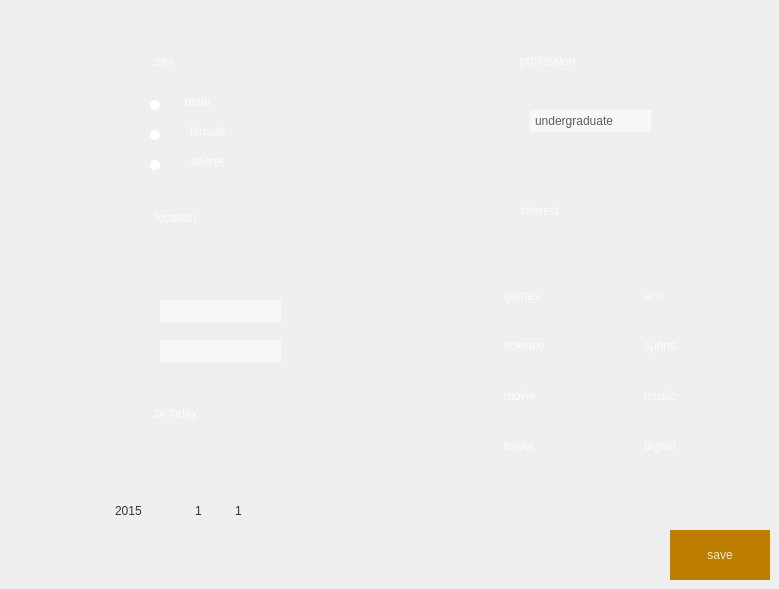
     <widget class="QWidget" name="setting_tab">
      <attribute name="title">
       <string>setting</string>
      </attribute>
      <widget class="QPushButton" name="pushButton_5">
       <property name="geometry">
        <rect>
         <x>160</x>
         <y>90</y>
         <width>75</width>
         <height>23</height>
        </rect>
       </property>
       <property name="styleSheet">
        <string notr="true">
QPushButton 
{
	background-color: rgba(255, 255, 255, 0);
font: 14pt &quot;Century Gothic&quot;;
color: rgba(255, 255, 255, 200);
	border-radius: 0px; 
}
QPushButton:hover 
{ 
	color: rgba(0, 0, 192, 200);
}
QPushButton:pressed
{
	
	color: rgba(0, 0, 170, 200);
}</string>
       </property>
       <property name="text">
        <string>male</string>
       </property>
       <property name="flat">
        <bool>true</bool>
       </property>
      </widget>
      <widget class="QLabel" name="label_23">
       <property name="geometry">
        <rect>
         <x>105</x>
         <y>50</y>
         <width>30</width>
         <height>30</height>
        </rect>
       </property>
       <property name="styleSheet">
        <string notr="true">border-image: url(:/icons/User Profile.png);</string>
       </property>
       <property name="text">
        <string/>
       </property>
      </widget>
      <widget class="QLabel" name="label_24">
       <property name="geometry">
        <rect>
         <x>105</x>
         <y>400</y>
         <width>30</width>
         <height>30</height>
        </rect>
       </property>
       <property name="styleSheet">
        <string notr="true">border-image: url(:/icons/Like.png);</string>
       </property>
       <property name="text">
        <string/>
       </property>
      </widget>
      <widget class="QPushButton" name="pushButton_6">
       <property name="geometry">
        <rect>
         <x>170</x>
         <y>120</y>
         <width>75</width>
         <height>23</height>
        </rect>
       </property>
       <property name="styleSheet">
        <string notr="true">
QPushButton 
{
	background-color: rgba(255, 255, 255, 0);
font: 14pt &quot;Century Gothic&quot;;
color: rgba(255, 255, 255, 200);
	border-radius: 0px; 
}
QPushButton:hover 
{ 
	color: rgba(0, 0, 192, 200);
}
QPushButton:pressed
{
	
	color: rgba(0, 0, 170, 200);
}</string>
       </property>
       <property name="text">
        <string>female</string>
       </property>
       <property name="flat">
        <bool>true</bool>
       </property>
      </widget>
      <widget class="QLabel" name="label_25">
       <property name="geometry">
        <rect>
         <x>460</x>
         <y>200</y>
         <width>30</width>
         <height>30</height>
        </rect>
       </property>
       <property name="styleSheet">
        <string notr="true">border-image: url(:/icons/Like.png);</string>
       </property>
       <property name="text">
        <string/>
       </property>
      </widget>
      <widget class="QLabel" name="label_26">
       <property name="geometry">
        <rect>
         <x>155</x>
         <y>197</y>
         <width>141</width>
         <height>41</height>
        </rect>
       </property>
       <property name="styleSheet">
        <string notr="true">color: rgba(255, 255, 255, 180);
font: 24pt &quot;Century Gothic&quot;;</string>
       </property>
       <property name="text">
        <string>location</string>
       </property>
      </widget>
      <widget class="QLabel" name="label_27">
       <property name="geometry">
        <rect>
         <x>155</x>
         <y>392</y>
         <width>140</width>
         <height>41</height>
        </rect>
       </property>
       <property name="styleSheet">
        <string notr="true">color: rgba(255, 255, 255, 180);
font: 24pt &quot;Century Gothic&quot;;</string>
       </property>
       <property name="text">
        <string>birthday</string>
       </property>
      </widget>
      <widget class="QLabel" name="label_28">
       <property name="geometry">
        <rect>
         <x>150</x>
         <y>130</y>
         <width>10</width>
         <height>10</height>
        </rect>
       </property>
       <property name="styleSheet">
        <string notr="true">background-color: rgb(255, 255, 255);
border-radius: 5px; </string>
       </property>
       <property name="text">
        <string/>
       </property>
      </widget>
      <widget class="QLabel" name="label_29">
       <property name="geometry">
        <rect>
         <x>155</x>
         <y>40</y>
         <width>51</width>
         <height>41</height>
        </rect>
       </property>
       <property name="styleSheet">
        <string notr="true">color: rgba(255, 255, 255, 180);
font: 24pt &quot;Century Gothic&quot;;</string>
       </property>
       <property name="text">
        <string>sex</string>
       </property>
      </widget>
      <widget class="QLabel" name="label_30">
       <property name="geometry">
        <rect>
         <x>460</x>
         <y>50</y>
         <width>30</width>
         <height>30</height>
        </rect>
       </property>
       <property name="styleSheet">
        <string notr="true">border-image: url(:/icons/Like.png);</string>
       </property>
       <property name="text">
        <string/>
       </property>
      </widget>
      <widget class="QLabel" name="label_31">
       <property name="geometry">
        <rect>
         <x>520</x>
         <y>40</y>
         <width>161</width>
         <height>41</height>
        </rect>
       </property>
       <property name="styleSheet">
        <string notr="true">color: rgba(255, 255, 255, 180);
font: 24pt &quot;Century Gothic&quot;;</string>
       </property>
       <property name="text">
        <string>profession</string>
       </property>
      </widget>
      <widget class="QLabel" name="label_32">
       <property name="geometry">
        <rect>
         <x>150</x>
         <y>100</y>
         <width>10</width>
         <height>10</height>
        </rect>
       </property>
       <property name="styleSheet">
        <string notr="true">background-color: rgb(255, 255, 255);
border-radius: 5px; </string>
       </property>
       <property name="text">
        <string/>
       </property>
      </widget>
      <widget class="QLabel" name="label_33">
       <property name="geometry">
        <rect>
         <x>520</x>
         <y>190</y>
         <width>121</width>
         <height>41</height>
        </rect>
       </property>
       <property name="styleSheet">
        <string notr="true">color: rgba(255, 255, 255, 180);
font: 24pt &quot;Century Gothic&quot;;</string>
       </property>
       <property name="text">
        <string>interest</string>
       </property>
      </widget>
      <widget class="QLabel" name="label_34">
       <property name="geometry">
        <rect>
         <x>105</x>
         <y>200</y>
         <width>30</width>
         <height>38</height>
        </rect>
       </property>
       <property name="styleSheet">
        <string notr="true">border-image: url(:/icons/Location Pin.png);</string>
       </property>
       <property name="text">
        <string/>
       </property>
      </widget>
      <widget class="QLabel" name="label_35">
       <property name="geometry">
        <rect>
         <x>150</x>
         <y>160</y>
         <width>10</width>
         <height>10</height>
        </rect>
       </property>
       <property name="styleSheet">
        <string notr="true">background-color: rgb(255, 255, 255);
border-radius: 5px; </string>
       </property>
       <property name="text">
        <string/>
       </property>
      </widget>
      <widget class="QPushButton" name="pushButton_7">
       <property name="geometry">
        <rect>
         <x>170</x>
         <y>150</y>
         <width>75</width>
         <height>23</height>
        </rect>
       </property>
       <property name="styleSheet">
        <string notr="true">
QPushButton 
{
	background-color: rgba(255, 255, 255, 0);
font: 14pt &quot;Century Gothic&quot;;
color: rgba(255, 255, 255, 200);
	border-radius: 0px; 
}
QPushButton:hover 
{ 
	color: rgba(0, 0, 192, 200);
}
QPushButton:pressed
{
	
	color: rgba(0, 0, 170, 200);
}</string>
       </property>
       <property name="text">
        <string>secret</string>
       </property>
       <property name="flat">
        <bool>true</bool>
       </property>
      </widget>
      <widget class="QComboBox" name="provinces">
       <property name="geometry">
        <rect>
         <x>160</x>
         <y>300</y>
         <width>121</width>
         <height>22</height>
        </rect>
       </property>
       <property name="styleSheet">
        <string notr="true">QComboBox{border:0px;outline: 0px;font: 8pt &quot;Century Gothic&quot;;color: rgba(0, 0, 0, 200);}
QComboBox{background-color: rgba(255,255,255,150);}
QComboBox::down-arrow{image:url(:/small_unit/down.png);}
QComboBox::drop-down{border:0px;}
QComboBox::drop-down{background:transparent;}
QComboBox QAbstractItemView {    
	color:rgba(0, 0, 0, 192);
	background-color:rgba(255,255,255,150);
      selection-background-color:rgba(64, 64, 64, 64)
  }
QComboBox QScrollBar
{
    width:8px;
    background:rgba(0,0,0,0);
    margin:0px,0px,0px,0px;
    padding-top:9px;  
    padding-bottom:9px;
}

QComboBox QScrollBar::handle:vertical
{
    width:8px;
    background:rgba(0,0,0,25%);
    border-radius:4px;
    min-height:20;
}

QComboBox QScrollBar::handle:vertical:hover
{
    width:8px;
    background:rgba(0,0,0,50%);  
    border-radius:4px;
    min-height:20;
}

QComboBox QScrollBar::add-line:vertical  
{
    height:9px;width:8px;
    border-image:url(:/small_unit/add-line_vertical.png);
    subcontrol-position:bottom;
}

QComboBox QScrollBar::sub-line:vertical   
{
    height:9px;width:8px;
    border-image:url(:/small_unit/sub-line_vertical.png);
    subcontrol-position:top;
}

QComboBox QScrollBar::add-line:vertical:hover 
{
    height:9px;width:8px;
    border-image:url(:/small_unit/add-line_vertical.png);
    subcontrol-position:bottom;
}

QComboBox QScrollBar::sub-line:vertical:hover 
{
    height:9px;width:8px;
    border-image:url(:/small_unit/sub-line_vertical.png);
    subcontrol-position:top;
}
QComboBox QScrollBar::add-page:vertical
{
    background:rgba(0,0,0,10%);
    border-radius:4px;
}
QComboBox QScrollBar::sub-page:vertical
{
    background:rgba(0,0,0,10%);
    border-radius:4px;
} </string>
       </property>
      </widget>
      <widget class="QComboBox" name="citys">
       <property name="geometry">
        <rect>
         <x>160</x>
         <y>340</y>
         <width>121</width>
         <height>22</height>
        </rect>
       </property>
       <property name="styleSheet">
        <string notr="true">QComboBox{border:0px;outline: 0px;font: 8pt &quot;Century Gothic&quot;;color: rgba(0, 0, 0, 200);}
QComboBox{background-color: rgba(255,255,255,150);}
QComboBox::down-arrow{image:url(:/small_unit/down.png);}
QComboBox::drop-down{border:0px;}
QComboBox::drop-down{background:transparent;}
QComboBox QAbstractItemView {    
	color:rgba(0, 0, 0, 192);
	background-color:rgba(255,255,255,150);
      selection-background-color:rgba(64, 64, 64, 64)
  }
QComboBox QScrollBar
{
    width:8px;
    background:rgba(0,0,0,0);
    margin:0px,0px,0px,0px;
    padding-top:9px;  
    padding-bottom:9px;
}

QComboBox QScrollBar::handle:vertical
{
    width:8px;
    background:rgba(0,0,0,25%);
    border-radius:4px;
    min-height:20;
}

QComboBox QScrollBar::handle:vertical:hover
{
    width:8px;
    background:rgba(0,0,0,50%);  
    border-radius:4px;
    min-height:20;
}

QComboBox QScrollBar::add-line:vertical  
{
    height:9px;width:8px;
    border-image:url(:/small_unit/add-line_vertical.png);
    subcontrol-position:bottom;
}

QComboBox QScrollBar::sub-line:vertical   
{
    height:9px;width:8px;
    border-image:url(:/small_unit/sub-line_vertical.png);
    subcontrol-position:top;
}

QComboBox QScrollBar::add-line:vertical:hover 
{
    height:9px;width:8px;
    border-image:url(:/small_unit/add-line_vertical.png);
    subcontrol-position:bottom;
}

QComboBox QScrollBar::sub-line:vertical:hover 
{
    height:9px;width:8px;
    border-image:url(:/small_unit/sub-line_vertical.png);
    subcontrol-position:top;
}
QComboBox QScrollBar::add-page:vertical
{
    background:rgba(0,0,0,10%);
    border-radius:4px;
}
QComboBox QScrollBar::sub-page:vertical
{
    background:rgba(0,0,0,10%);
    border-radius:4px;
} </string>
       </property>
      </widget>
      <widget class="QComboBox" name="comboBox_4">
       <property name="geometry">
        <rect>
         <x>530</x>
         <y>110</y>
         <width>121</width>
         <height>22</height>
        </rect>
       </property>
       <property name="styleSheet">
        <string notr="true">QComboBox{border:0px;outline: 0px;font: 8pt &quot;Century Gothic&quot;;color: rgba(50, 50, 50, 200);}
QComboBox{background-color: rgba(255,255,255,150);}
QComboBox::down-arrow{image:url(:/small_unit/down.png);}
QComboBox::drop-down{border:0px;}
QComboBox::drop-down{background:transparent;}
QComboBox QAbstractItemView {    
	color:rgba(255, 255, 255, 192);
	background-color:rgba(255,255,255,150);
      selection-background-color:rgba(64, 64, 64, 64)
  }
QComboBox QScrollBar
{
    width:8px;
    background:rgba(0,0,0,0);
    margin:0px,0px,0px,0px;
    padding-top:9px;  
    padding-bottom:9px;
}

QComboBox QScrollBar::handle:vertical
{
    width:8px;
    background:rgba(0,0,0,25%);
    border-radius:4px;
    min-height:20;
}

QComboBox QScrollBar::handle:vertical:hover
{
    width:8px;
    background:rgba(0,0,0,50%);  
    border-radius:4px;
    min-height:20;
}

QComboBox QScrollBar::add-line:vertical  
{
    height:9px;width:8px;
    border-image:url(:/small_unit/add-line_vertical.png);
    subcontrol-position:bottom;
}

QComboBox QScrollBar::sub-line:vertical   
{
    height:9px;width:8px;
    border-image:url(:/small_unit/sub-line_vertical.png);
    subcontrol-position:top;
}

QComboBox QScrollBar::add-line:vertical:hover 
{
    height:9px;width:8px;
    border-image:url(:/small_unit/add-line_vertical.png);
    subcontrol-position:bottom;
}

QComboBox QScrollBar::sub-line:vertical:hover 
{
    height:9px;width:8px;
    border-image:url(:/small_unit/sub-line_vertical.png);
    subcontrol-position:top;
}
QComboBox QScrollBar::add-page:vertical
{
    background:rgba(0,0,0,10%);
    border-radius:4px;
}
QComboBox QScrollBar::sub-page:vertical
{
    background:rgba(0,0,0,10%);
    border-radius:4px;
} </string>
       </property>
       <item>
        <property name="text">
         <string>undergraduate</string>
        </property>
       </item>
      </widget>
      <widget class="QComboBox" name="comboBox_5">
       <property name="geometry">
        <rect>
         <x>110</x>
         <y>500</y>
         <width>69</width>
         <height>22</height>
        </rect>
       </property>
       <property name="styleSheet">
        <string notr="true">QComboBox{border:0px;outline: 0px;font: 14pt &quot;Century Gothic&quot;;color: rgba(0, 0, 0, 200);}
QComboBox{background-color:transparent;}
QComboBox::down-arrow{image:url(:/small_unit/down.png);}
QComboBox::drop-down{border:0px;}
QComboBox::drop-down{background:transparent;}
QComboBox QAbstractItemView {    
	color:rgba(0, 0, 0, 192);
	background-color:rgba(255,255,255,150);
      selection-background-color:rgba(64, 64, 64, 64)
  }
QComboBox QScrollBar
{
    width:8px;
    background:rgba(0,0,0,0);
    margin:0px,0px,0px,0px;
    padding-top:9px;  
    padding-bottom:9px;
}

QComboBox QScrollBar::handle:vertical
{
    width:8px;
    background:rgba(0,0,0,25%);
    border-radius:4px;
    min-height:20;
}

QComboBox QScrollBar::handle:vertical:hover
{
    width:8px;
    background:rgba(0,0,0,50%);  
    border-radius:4px;
    min-height:20;
}

QComboBox QScrollBar::add-line:vertical  
{
    height:9px;width:8px;
    border-image:url(:/small_unit/add-line_vertical.png);
    subcontrol-position:bottom;
}

QComboBox QScrollBar::sub-line:vertical   
{
    height:9px;width:8px;
    border-image:url(:/small_unit/sub-line_vertical.png);
    subcontrol-position:top;
}

QComboBox QScrollBar::add-line:vertical:hover 
{
    height:9px;width:8px;
    border-image:url(:/small_unit/add-line_vertical.png);
    subcontrol-position:bottom;
}

QComboBox QScrollBar::sub-line:vertical:hover 
{
    height:9px;width:8px;
    border-image:url(:/small_unit/sub-line_vertical.png);
    subcontrol-position:top;
}
QComboBox QScrollBar::add-page:vertical
{
    background:rgba(0,0,0,10%);
    border-radius:4px;
}
QComboBox QScrollBar::sub-page:vertical
{
    background:rgba(0,0,0,10%);
    border-radius:4px;
} </string>
       </property>
       <item>
        <property name="text">
         <string>2015</string>
        </property>
       </item>
       <item>
        <property name="text">
         <string>2014</string>
        </property>
       </item>
       <item>
        <property name="text">
         <string>2013</string>
        </property>
       </item>
       <item>
        <property name="text">
         <string>2012</string>
        </property>
       </item>
       <item>
        <property name="text">
         <string>2011</string>
        </property>
       </item>
       <item>
        <property name="text">
         <string>2010</string>
        </property>
       </item>
       <item>
        <property name="text">
         <string>2009</string>
        </property>
       </item>
       <item>
        <property name="text">
         <string>2008</string>
        </property>
       </item>
       <item>
        <property name="text">
         <string>2007</string>
        </property>
       </item>
       <item>
        <property name="text">
         <string>2006</string>
        </property>
       </item>
       <item>
        <property name="text">
         <string>2005</string>
        </property>
       </item>
       <item>
        <property name="text">
         <string>2004</string>
        </property>
       </item>
       <item>
        <property name="text">
         <string>2003</string>
        </property>
       </item>
       <item>
        <property name="text">
         <string>2002</string>
        </property>
       </item>
       <item>
        <property name="text">
         <string>2001</string>
        </property>
       </item>
       <item>
        <property name="text">
         <string>2000</string>
        </property>
       </item>
       <item>
        <property name="text">
         <string>1999</string>
        </property>
       </item>
       <item>
        <property name="text">
         <string>1998</string>
        </property>
       </item>
       <item>
        <property name="text">
         <string>1997</string>
        </property>
       </item>
       <item>
        <property name="text">
         <string>1996</string>
        </property>
       </item>
       <item>
        <property name="text">
         <string>1995</string>
        </property>
       </item>
       <item>
        <property name="text">
         <string>1994</string>
        </property>
       </item>
      </widget>
      <widget class="QComboBox" name="comboBox_11">
       <property name="geometry">
        <rect>
         <x>190</x>
         <y>500</y>
         <width>41</width>
         <height>22</height>
        </rect>
       </property>
       <property name="styleSheet">
        <string notr="true">QComboBox{border:0px;outline: 0px;font: 14pt &quot;Century Gothic&quot;;color: rgba(0, 0, 0, 200);}
QComboBox{background-color:transparent;}
QComboBox::down-arrow{image:url(:/small_unit/down.png);}
QComboBox::drop-down{border:0px;}
QComboBox::drop-down{background:transparent;}
QComboBox QAbstractItemView {    
	color:rgba(0, 0, 0, 192);
	background-color:rgba(255,255,255,150);
      selection-background-color:rgba(64, 64, 64, 64)
  }
QComboBox QScrollBar
{
    width:8px;
    background:rgba(0,0,0,0);
    margin:0px,0px,0px,0px;
    padding-top:9px;  
    padding-bottom:9px;
}

QComboBox QScrollBar::handle:vertical
{
    width:8px;
    background:rgba(0,0,0,25%);
    border-radius:4px;
    min-height:20;
}

QComboBox QScrollBar::handle:vertical:hover
{
    width:8px;
    background:rgba(0,0,0,50%);  
    border-radius:4px;
    min-height:20;
}

QComboBox QScrollBar::add-line:vertical  
{
    height:9px;width:8px;
    border-image:url(:/small_unit/add-line_vertical.png);
    subcontrol-position:bottom;
}

QComboBox QScrollBar::sub-line:vertical   
{
    height:9px;width:8px;
    border-image:url(:/small_unit/sub-line_vertical.png);
    subcontrol-position:top;
}

QComboBox QScrollBar::add-line:vertical:hover 
{
    height:9px;width:8px;
    border-image:url(:/small_unit/add-line_vertical.png);
    subcontrol-position:bottom;
}

QComboBox QScrollBar::sub-line:vertical:hover 
{
    height:9px;width:8px;
    border-image:url(:/small_unit/sub-line_vertical.png);
    subcontrol-position:top;
}
QComboBox QScrollBar::add-page:vertical
{
    background:rgba(0,0,0,10%);
    border-radius:4px;
}
QComboBox QScrollBar::sub-page:vertical
{
    background:rgba(0,0,0,10%);
    border-radius:4px;
} </string>
       </property>
       <item>
        <property name="text">
         <string>1</string>
        </property>
       </item>
       <item>
        <property name="text">
         <string>2</string>
        </property>
       </item>
       <item>
        <property name="text">
         <string>3</string>
        </property>
       </item>
       <item>
        <property name="text">
         <string>4</string>
        </property>
       </item>
       <item>
        <property name="text">
         <string>5</string>
        </property>
       </item>
       <item>
        <property name="text">
         <string>6</string>
        </property>
       </item>
       <item>
        <property name="text">
         <string>7</string>
        </property>
       </item>
       <item>
        <property name="text">
         <string>8</string>
        </property>
       </item>
       <item>
        <property name="text">
         <string>9</string>
        </property>
       </item>
       <item>
        <property name="text">
         <string>10</string>
        </property>
       </item>
       <item>
        <property name="text">
         <string>11</string>
        </property>
       </item>
       <item>
        <property name="text">
         <string>12</string>
        </property>
       </item>
      </widget>
      <widget class="QComboBox" name="comboBox_12">
       <property name="geometry">
        <rect>
         <x>230</x>
         <y>500</y>
         <width>41</width>
         <height>22</height>
        </rect>
       </property>
       <property name="styleSheet">
        <string notr="true">QComboBox{border:0px;outline: 0px;font: 14pt &quot;Century Gothic&quot;;color: rgba(0, 0, 0, 200);}
QComboBox{background-color:transparent;}
QComboBox::down-arrow{image:url(:/small_unit/down.png);}
QComboBox::drop-down{border:0px;}
QComboBox::drop-down{background:transparent;}
QComboBox QAbstractItemView {    
	color:rgba(0, 0, 0, 192);
	background-color:rgba(255,255,255,150);
      selection-background-color:rgba(64, 64, 64, 64)
  }
QComboBox QScrollBar
{
    width:8px;
    background:rgba(0,0,0,0);
    margin:0px,0px,0px,0px;
    padding-top:9px;  
    padding-bottom:9px;
}

QComboBox QScrollBar::handle:vertical
{
    width:8px;
    background:rgba(0,0,0,25%);
    border-radius:4px;
    min-height:20;
}

QComboBox QScrollBar::handle:vertical:hover
{
    width:8px;
    background:rgba(0,0,0,50%);  
    border-radius:4px;
    min-height:20;
}

QComboBox QScrollBar::add-line:vertical  
{
    height:9px;width:8px;
    border-image:url(:/small_unit/add-line_vertical.png);
    subcontrol-position:bottom;
}

QComboBox QScrollBar::sub-line:vertical   
{
    height:9px;width:8px;
    border-image:url(:/small_unit/sub-line_vertical.png);
    subcontrol-position:top;
}

QComboBox QScrollBar::add-line:vertical:hover 
{
    height:9px;width:8px;
    border-image:url(:/small_unit/add-line_vertical.png);
    subcontrol-position:bottom;
}

QComboBox QScrollBar::sub-line:vertical:hover 
{
    height:9px;width:8px;
    border-image:url(:/small_unit/sub-line_vertical.png);
    subcontrol-position:top;
}
QComboBox QScrollBar::add-page:vertical
{
    background:rgba(0,0,0,10%);
    border-radius:4px;
}
QComboBox QScrollBar::sub-page:vertical
{
    background:rgba(0,0,0,10%);
    border-radius:4px;
} </string>
       </property>
       <item>
        <property name="text">
         <string>1</string>
        </property>
       </item>
       <item>
        <property name="text">
         <string>2</string>
        </property>
       </item>
       <item>
        <property name="text">
         <string>3</string>
        </property>
       </item>
       <item>
        <property name="text">
         <string>4</string>
        </property>
       </item>
       <item>
        <property name="text">
         <string>5</string>
        </property>
       </item>
       <item>
        <property name="text">
         <string>6</string>
        </property>
       </item>
       <item>
        <property name="text">
         <string>7</string>
        </property>
       </item>
       <item>
        <property name="text">
         <string>8</string>
        </property>
       </item>
       <item>
        <property name="text">
         <string>9</string>
        </property>
       </item>
       <item>
        <property name="text">
         <string>10</string>
        </property>
       </item>
      </widget>
      <widget class="QCheckBox" name="checkBox">
       <property name="geometry">
        <rect>
         <x>480</x>
         <y>280</y>
         <width>121</width>
         <height>31</height>
        </rect>
       </property>
       <property name="styleSheet">
        <string notr="true">
QCheckBox {
spacing: 8px; 
background-color: rgba(255, 255, 255, 0);
font: 14pt &quot;Century Gothic&quot;;
color: rgba(255, 255, 255, 200);
}

QCheckBox::indicator {
	width: 16px;
	height: 16px;
}

QCheckBox::indicator:unchecked {
border-image: url(:/small_unit/unchecked.png);
}

QCheckBox::indicator:checked {
border-image: url(:/small_unit/checked.png);
}</string>
       </property>
       <property name="text">
        <string>games</string>
       </property>
      </widget>
      <widget class="QCheckBox" name="checkBox_2">
       <property name="geometry">
        <rect>
         <x>620</x>
         <y>380</y>
         <width>121</width>
         <height>31</height>
        </rect>
       </property>
       <property name="styleSheet">
        <string notr="true">
QCheckBox {
spacing: 8px; 
background-color: rgba(255, 255, 255, 0);
font: 14pt &quot;Century Gothic&quot;;
color: rgba(255, 255, 255, 200);
}

QCheckBox::indicator {
	width: 16px;
	height: 16px;
}

QCheckBox::indicator:unchecked {
border-image: url(:/small_unit/unchecked.png);
}

QCheckBox::indicator:checked {
border-image: url(:/small_unit/checked.png);
}</string>
       </property>
       <property name="text">
        <string>music</string>
       </property>
      </widget>
      <widget class="QCheckBox" name="checkBox_3">
       <property name="geometry">
        <rect>
         <x>480</x>
         <y>380</y>
         <width>121</width>
         <height>31</height>
        </rect>
       </property>
       <property name="styleSheet">
        <string notr="true">
QCheckBox {
spacing: 8px; 
background-color: rgba(255, 255, 255, 0);
font: 14pt &quot;Century Gothic&quot;;
color: rgba(255, 255, 255, 200);
}

QCheckBox::indicator {
	width: 16px;
	height: 16px;
}

QCheckBox::indicator:unchecked {
border-image: url(:/small_unit/unchecked.png);
}

QCheckBox::indicator:checked {
border-image: url(:/small_unit/checked.png);
}</string>
       </property>
       <property name="text">
        <string>movie</string>
       </property>
      </widget>
      <widget class="QCheckBox" name="checkBox_4">
       <property name="geometry">
        <rect>
         <x>620</x>
         <y>330</y>
         <width>121</width>
         <height>31</height>
        </rect>
       </property>
       <property name="styleSheet">
        <string notr="true">
QCheckBox {
spacing: 8px; 
background-color: rgba(255, 255, 255, 0);
font: 14pt &quot;Century Gothic&quot;;
color: rgba(255, 255, 255, 200);
}

QCheckBox::indicator {
	width: 16px;
	height: 16px;
}

QCheckBox::indicator:unchecked {
border-image: url(:/small_unit/unchecked.png);
}

QCheckBox::indicator:checked {
border-image: url(:/small_unit/checked.png);
}</string>
       </property>
       <property name="text">
        <string>sports</string>
       </property>
      </widget>
      <widget class="QCheckBox" name="checkBox_5">
       <property name="geometry">
        <rect>
         <x>480</x>
         <y>330</y>
         <width>121</width>
         <height>31</height>
        </rect>
       </property>
       <property name="styleSheet">
        <string notr="true">
QCheckBox {
spacing: 8px; 
background-color: rgba(255, 255, 255, 0);
font: 14pt &quot;Century Gothic&quot;;
color: rgba(255, 255, 255, 200);
}

QCheckBox::indicator {
	width: 16px;
	height: 16px;
}

QCheckBox::indicator:unchecked {
border-image: url(:/small_unit/unchecked.png);
}

QCheckBox::indicator:checked {
border-image: url(:/small_unit/checked.png);
}</string>
       </property>
       <property name="text">
        <string>science</string>
       </property>
      </widget>
      <widget class="QCheckBox" name="checkBox_6">
       <property name="geometry">
        <rect>
         <x>620</x>
         <y>280</y>
         <width>121</width>
         <height>31</height>
        </rect>
       </property>
       <property name="styleSheet">
        <string notr="true">
QCheckBox {
spacing: 8px; 
background-color: rgba(255, 255, 255, 0);
font: 14pt &quot;Century Gothic&quot;;
color: rgba(255, 255, 255, 200);
}

QCheckBox::indicator {
	width: 16px;
	height: 16px;
}

QCheckBox::indicator:unchecked {
border-image: url(:/small_unit/unchecked.png);
}

QCheckBox::indicator:checked {
border-image: url(:/small_unit/checked.png);
}</string>
       </property>
       <property name="text">
        <string>arts</string>
       </property>
      </widget>
      <widget class="QCheckBox" name="checkBox_7">
       <property name="geometry">
        <rect>
         <x>620</x>
         <y>430</y>
         <width>121</width>
         <height>31</height>
        </rect>
       </property>
       <property name="styleSheet">
        <string notr="true">
QCheckBox {
spacing: 8px; 
background-color: rgba(255, 255, 255, 0);
font: 14pt &quot;Century Gothic&quot;;
color: rgba(255, 255, 255, 200);
}

QCheckBox::indicator {
	width: 16px;
	height: 16px;
}

QCheckBox::indicator:unchecked {
border-image: url(:/small_unit/unchecked.png);
}

QCheckBox::indicator:checked {
border-image: url(:/small_unit/checked.png);
}</string>
       </property>
       <property name="text">
        <string>digital</string>
       </property>
      </widget>
      <widget class="QCheckBox" name="checkBox_8">
       <property name="geometry">
        <rect>
         <x>480</x>
         <y>430</y>
         <width>121</width>
         <height>31</height>
        </rect>
       </property>
       <property name="styleSheet">
        <string notr="true">
QCheckBox {
spacing: 8px; 
background-color: rgba(255, 255, 255, 0);
font: 14pt &quot;Century Gothic&quot;;
color: rgba(255, 255, 255, 200);
}

QCheckBox::indicator {
	width: 16px;
	height: 16px;
}

QCheckBox::indicator:unchecked {
border-image: url(:/small_unit/unchecked.png);
}

QCheckBox::indicator:checked {
border-image: url(:/small_unit/checked.png);
}</string>
       </property>
       <property name="text">
        <string>travel</string>
       </property>
      </widget>
      <widget class="QPushButton" name="pushButton">
       <property name="geometry">
        <rect>
         <x>670</x>
         <y>530</y>
         <width>100</width>
         <height>50</height>
        </rect>
       </property>
       <property name="styleSheet">
        <string notr="true">QPushButton 
{ 
	font: 22pt &quot;Century Gothic&quot;;
	background-color: rgb(190, 127, 0);
    color: rgba(255, 255, 255, 200);
	border-radius: 0px; 
}
QPushButton:hover 
{ 
    background-color: rgb(255, 170, 0);
}
QPushButton:pressed
{
	
	background-color: rgba(255, 170, 0, 150);
}</string>
       </property>
       <property name="text">
        <string>save</string>
       </property>
       <property name="flat">
        <bool>true</bool>
       </property>
      </widget>
     </widget>
